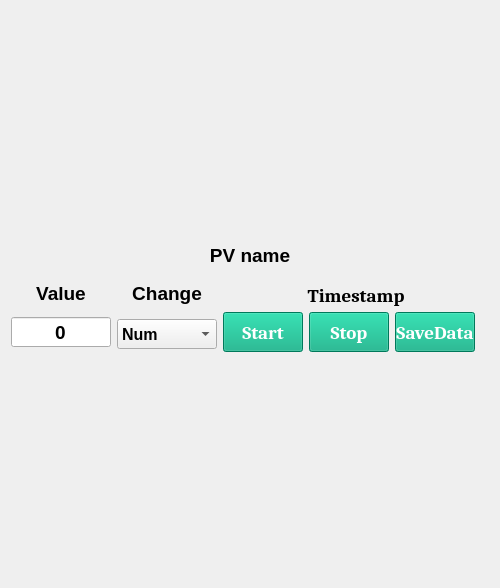
<?xml version="1.0" encoding="UTF-8"?>
<ui version="4.0">
 <class>Form</class>
 <widget class="QWidget" name="Form">
  <property name="geometry">
   <rect>
    <x>0</x>
    <y>0</y>
    <width>500</width>
    <height>588</height>
   </rect>
  </property>
  <property name="minimumSize">
   <size>
    <width>500</width>
    <height>300</height>
   </size>
  </property>
  <property name="windowTitle">
   <string>Form</string>
  </property>
  <layout class="QGridLayout" name="gridLayout">
   <item row="0" column="0">
    <layout class="QVBoxLayout" name="verticalLayout">
     <item>
      <widget class="QLabel" name="PV_name_label">
       <property name="sizePolicy">
        <sizepolicy hsizetype="Expanding" vsizetype="Fixed">
         <horstretch>0</horstretch>
         <verstretch>0</verstretch>
        </sizepolicy>
       </property>
       <property name="minimumSize">
        <size>
         <width>100</width>
         <height>40</height>
        </size>
       </property>
       <property name="maximumSize">
        <size>
         <width>3160</width>
         <height>40</height>
        </size>
       </property>
       <property name="palette">
        <palette>
         <active>
          <colorrole role="WindowText">
           <brush brushstyle="SolidPattern">
            <color alpha="255">
             <red>255</red>
             <green>85</green>
             <blue>0</blue>
            </color>
           </brush>
          </colorrole>
          <colorrole role="Text">
           <brush brushstyle="SolidPattern">
            <color alpha="255">
             <red>255</red>
             <green>85</green>
             <blue>0</blue>
            </color>
           </brush>
          </colorrole>
          <colorrole role="ButtonText">
           <brush brushstyle="SolidPattern">
            <color alpha="255">
             <red>255</red>
             <green>85</green>
             <blue>0</blue>
            </color>
           </brush>
          </colorrole>
          <colorrole role="PlaceholderText">
           <brush brushstyle="NoBrush">
            <color alpha="128">
             <red>255</red>
             <green>85</green>
             <blue>0</blue>
            </color>
           </brush>
          </colorrole>
         </active>
         <inactive>
          <colorrole role="WindowText">
           <brush brushstyle="SolidPattern">
            <color alpha="255">
             <red>0</red>
             <green>0</green>
             <blue>0</blue>
            </color>
           </brush>
          </colorrole>
          <colorrole role="Text">
           <brush brushstyle="SolidPattern">
            <color alpha="255">
             <red>0</red>
             <green>0</green>
             <blue>0</blue>
            </color>
           </brush>
          </colorrole>
          <colorrole role="ButtonText">
           <brush brushstyle="SolidPattern">
            <color alpha="255">
             <red>0</red>
             <green>0</green>
             <blue>0</blue>
            </color>
           </brush>
          </colorrole>
          <colorrole role="PlaceholderText">
           <brush brushstyle="NoBrush">
            <color alpha="128">
             <red>255</red>
             <green>85</green>
             <blue>0</blue>
            </color>
           </brush>
          </colorrole>
         </inactive>
         <disabled>
          <colorrole role="WindowText">
           <brush brushstyle="SolidPattern">
            <color alpha="255">
             <red>120</red>
             <green>120</green>
             <blue>120</blue>
            </color>
           </brush>
          </colorrole>
          <colorrole role="Text">
           <brush brushstyle="SolidPattern">
            <color alpha="255">
             <red>120</red>
             <green>120</green>
             <blue>120</blue>
            </color>
           </brush>
          </colorrole>
          <colorrole role="ButtonText">
           <brush brushstyle="SolidPattern">
            <color alpha="255">
             <red>120</red>
             <green>120</green>
             <blue>120</blue>
            </color>
           </brush>
          </colorrole>
          <colorrole role="PlaceholderText">
           <brush brushstyle="NoBrush">
            <color alpha="128">
             <red>255</red>
             <green>85</green>
             <blue>0</blue>
            </color>
           </brush>
          </colorrole>
         </disabled>
        </palette>
       </property>
       <property name="font">
        <font>
         <family>Arial</family>
         <pointsize>14</pointsize>
         <bold>true</bold>
        </font>
       </property>
       <property name="text">
        <string>PV name</string>
       </property>
       <property name="alignment">
        <set>Qt::AlignCenter</set>
       </property>
      </widget>
     </item>
     <item>
      <layout class="QVBoxLayout" name="verticalLayout_plot"/>
     </item>
     <item>
      <layout class="QHBoxLayout" name="horizontalLayout">
       <item>
        <widget class="QLabel" name="PV_name_label_2">
         <property name="sizePolicy">
          <sizepolicy hsizetype="Expanding" vsizetype="Fixed">
           <horstretch>0</horstretch>
           <verstretch>0</verstretch>
          </sizepolicy>
         </property>
         <property name="minimumSize">
          <size>
           <width>100</width>
           <height>25</height>
          </size>
         </property>
         <property name="maximumSize">
          <size>
           <width>100</width>
           <height>40</height>
          </size>
         </property>
         <property name="palette">
          <palette>
           <active>
            <colorrole role="WindowText">
             <brush brushstyle="SolidPattern">
              <color alpha="255">
               <red>255</red>
               <green>85</green>
               <blue>0</blue>
              </color>
             </brush>
            </colorrole>
            <colorrole role="Text">
             <brush brushstyle="SolidPattern">
              <color alpha="255">
               <red>255</red>
               <green>85</green>
               <blue>0</blue>
              </color>
             </brush>
            </colorrole>
            <colorrole role="ButtonText">
             <brush brushstyle="SolidPattern">
              <color alpha="255">
               <red>255</red>
               <green>85</green>
               <blue>0</blue>
              </color>
             </brush>
            </colorrole>
            <colorrole role="PlaceholderText">
             <brush brushstyle="NoBrush">
              <color alpha="128">
               <red>255</red>
               <green>85</green>
               <blue>0</blue>
              </color>
             </brush>
            </colorrole>
           </active>
           <inactive>
            <colorrole role="WindowText">
             <brush brushstyle="SolidPattern">
              <color alpha="255">
               <red>0</red>
               <green>0</green>
               <blue>0</blue>
              </color>
             </brush>
            </colorrole>
            <colorrole role="Text">
             <brush brushstyle="SolidPattern">
              <color alpha="255">
               <red>0</red>
               <green>0</green>
               <blue>0</blue>
              </color>
             </brush>
            </colorrole>
            <colorrole role="ButtonText">
             <brush brushstyle="SolidPattern">
              <color alpha="255">
               <red>0</red>
               <green>0</green>
               <blue>0</blue>
              </color>
             </brush>
            </colorrole>
            <colorrole role="PlaceholderText">
             <brush brushstyle="NoBrush">
              <color alpha="128">
               <red>255</red>
               <green>85</green>
               <blue>0</blue>
              </color>
             </brush>
            </colorrole>
           </inactive>
           <disabled>
            <colorrole role="WindowText">
             <brush brushstyle="SolidPattern">
              <color alpha="255">
               <red>120</red>
               <green>120</green>
               <blue>120</blue>
              </color>
             </brush>
            </colorrole>
            <colorrole role="Text">
             <brush brushstyle="SolidPattern">
              <color alpha="255">
               <red>120</red>
               <green>120</green>
               <blue>120</blue>
              </color>
             </brush>
            </colorrole>
            <colorrole role="ButtonText">
             <brush brushstyle="SolidPattern">
              <color alpha="255">
               <red>120</red>
               <green>120</green>
               <blue>120</blue>
              </color>
             </brush>
            </colorrole>
            <colorrole role="PlaceholderText">
             <brush brushstyle="NoBrush">
              <color alpha="128">
               <red>255</red>
               <green>85</green>
               <blue>0</blue>
              </color>
             </brush>
            </colorrole>
           </disabled>
          </palette>
         </property>
         <property name="font">
          <font>
           <family>Arial</family>
           <pointsize>14</pointsize>
           <bold>true</bold>
          </font>
         </property>
         <property name="text">
          <string>Value</string>
         </property>
         <property name="alignment">
          <set>Qt::AlignCenter</set>
         </property>
        </widget>
       </item>
       <item>
        <widget class="QLabel" name="PV_name_label_3">
         <property name="sizePolicy">
          <sizepolicy hsizetype="Expanding" vsizetype="Fixed">
           <horstretch>0</horstretch>
           <verstretch>0</verstretch>
          </sizepolicy>
         </property>
         <property name="minimumSize">
          <size>
           <width>100</width>
           <height>25</height>
          </size>
         </property>
         <property name="maximumSize">
          <size>
           <width>100</width>
           <height>40</height>
          </size>
         </property>
         <property name="palette">
          <palette>
           <active>
            <colorrole role="WindowText">
             <brush brushstyle="SolidPattern">
              <color alpha="255">
               <red>255</red>
               <green>85</green>
               <blue>0</blue>
              </color>
             </brush>
            </colorrole>
            <colorrole role="Text">
             <brush brushstyle="SolidPattern">
              <color alpha="255">
               <red>255</red>
               <green>85</green>
               <blue>0</blue>
              </color>
             </brush>
            </colorrole>
            <colorrole role="ButtonText">
             <brush brushstyle="SolidPattern">
              <color alpha="255">
               <red>255</red>
               <green>85</green>
               <blue>0</blue>
              </color>
             </brush>
            </colorrole>
            <colorrole role="PlaceholderText">
             <brush brushstyle="NoBrush">
              <color alpha="128">
               <red>255</red>
               <green>85</green>
               <blue>0</blue>
              </color>
             </brush>
            </colorrole>
           </active>
           <inactive>
            <colorrole role="WindowText">
             <brush brushstyle="SolidPattern">
              <color alpha="255">
               <red>0</red>
               <green>0</green>
               <blue>0</blue>
              </color>
             </brush>
            </colorrole>
            <colorrole role="Text">
             <brush brushstyle="SolidPattern">
              <color alpha="255">
               <red>0</red>
               <green>0</green>
               <blue>0</blue>
              </color>
             </brush>
            </colorrole>
            <colorrole role="ButtonText">
             <brush brushstyle="SolidPattern">
              <color alpha="255">
               <red>0</red>
               <green>0</green>
               <blue>0</blue>
              </color>
             </brush>
            </colorrole>
            <colorrole role="PlaceholderText">
             <brush brushstyle="NoBrush">
              <color alpha="128">
               <red>255</red>
               <green>85</green>
               <blue>0</blue>
              </color>
             </brush>
            </colorrole>
           </inactive>
           <disabled>
            <colorrole role="WindowText">
             <brush brushstyle="SolidPattern">
              <color alpha="255">
               <red>120</red>
               <green>120</green>
               <blue>120</blue>
              </color>
             </brush>
            </colorrole>
            <colorrole role="Text">
             <brush brushstyle="SolidPattern">
              <color alpha="255">
               <red>120</red>
               <green>120</green>
               <blue>120</blue>
              </color>
             </brush>
            </colorrole>
            <colorrole role="ButtonText">
             <brush brushstyle="SolidPattern">
              <color alpha="255">
               <red>120</red>
               <green>120</green>
               <blue>120</blue>
              </color>
             </brush>
            </colorrole>
            <colorrole role="PlaceholderText">
             <brush brushstyle="NoBrush">
              <color alpha="128">
               <red>255</red>
               <green>85</green>
               <blue>0</blue>
              </color>
             </brush>
            </colorrole>
           </disabled>
          </palette>
         </property>
         <property name="font">
          <font>
           <family>Arial</family>
           <pointsize>14</pointsize>
           <bold>true</bold>
          </font>
         </property>
         <property name="text">
          <string>Change</string>
         </property>
         <property name="alignment">
          <set>Qt::AlignCenter</set>
         </property>
        </widget>
       </item>
       <item>
        <widget class="QLabel" name="Time_stamp_label">
         <property name="sizePolicy">
          <sizepolicy hsizetype="Expanding" vsizetype="Fixed">
           <horstretch>0</horstretch>
           <verstretch>0</verstretch>
          </sizepolicy>
         </property>
         <property name="minimumSize">
          <size>
           <width>200</width>
           <height>25</height>
          </size>
         </property>
         <property name="maximumSize">
          <size>
           <width>3160</width>
           <height>20</height>
          </size>
         </property>
         <property name="palette">
          <palette>
           <active>
            <colorrole role="WindowText">
             <brush brushstyle="SolidPattern">
              <color alpha="255">
               <red>0</red>
               <green>170</green>
               <blue>255</blue>
              </color>
             </brush>
            </colorrole>
            <colorrole role="Text">
             <brush brushstyle="SolidPattern">
              <color alpha="255">
               <red>255</red>
               <green>85</green>
               <blue>0</blue>
              </color>
             </brush>
            </colorrole>
            <colorrole role="ButtonText">
             <brush brushstyle="SolidPattern">
              <color alpha="255">
               <red>255</red>
               <green>85</green>
               <blue>0</blue>
              </color>
             </brush>
            </colorrole>
            <colorrole role="PlaceholderText">
             <brush brushstyle="NoBrush">
              <color alpha="128">
               <red>255</red>
               <green>85</green>
               <blue>0</blue>
              </color>
             </brush>
            </colorrole>
           </active>
           <inactive>
            <colorrole role="WindowText">
             <brush brushstyle="SolidPattern">
              <color alpha="255">
               <red>0</red>
               <green>0</green>
               <blue>0</blue>
              </color>
             </brush>
            </colorrole>
            <colorrole role="Text">
             <brush brushstyle="SolidPattern">
              <color alpha="255">
               <red>0</red>
               <green>0</green>
               <blue>0</blue>
              </color>
             </brush>
            </colorrole>
            <colorrole role="ButtonText">
             <brush brushstyle="SolidPattern">
              <color alpha="255">
               <red>0</red>
               <green>0</green>
               <blue>0</blue>
              </color>
             </brush>
            </colorrole>
            <colorrole role="PlaceholderText">
             <brush brushstyle="NoBrush">
              <color alpha="128">
               <red>255</red>
               <green>85</green>
               <blue>0</blue>
              </color>
             </brush>
            </colorrole>
           </inactive>
           <disabled>
            <colorrole role="WindowText">
             <brush brushstyle="SolidPattern">
              <color alpha="255">
               <red>120</red>
               <green>120</green>
               <blue>120</blue>
              </color>
             </brush>
            </colorrole>
            <colorrole role="Text">
             <brush brushstyle="SolidPattern">
              <color alpha="255">
               <red>120</red>
               <green>120</green>
               <blue>120</blue>
              </color>
             </brush>
            </colorrole>
            <colorrole role="ButtonText">
             <brush brushstyle="SolidPattern">
              <color alpha="255">
               <red>120</red>
               <green>120</green>
               <blue>120</blue>
              </color>
             </brush>
            </colorrole>
            <colorrole role="PlaceholderText">
             <brush brushstyle="NoBrush">
              <color alpha="128">
               <red>255</red>
               <green>85</green>
               <blue>0</blue>
              </color>
             </brush>
            </colorrole>
           </disabled>
          </palette>
         </property>
         <property name="font">
          <font>
           <family>Cambria</family>
           <pointsize>14</pointsize>
           <bold>true</bold>
          </font>
         </property>
         <property name="text">
          <string>Timestamp</string>
         </property>
         <property name="alignment">
          <set>Qt::AlignCenter</set>
         </property>
        </widget>
       </item>
      </layout>
     </item>
     <item>
      <layout class="QHBoxLayout" name="horizontalLayout_2">
       <item>
        <widget class="QLineEdit" name="PV_value_input">
         <property name="minimumSize">
          <size>
           <width>100</width>
           <height>30</height>
          </size>
         </property>
         <property name="maximumSize">
          <size>
           <width>100</width>
           <height>30</height>
          </size>
         </property>
         <property name="palette">
          <palette>
           <active>
            <colorrole role="Text">
             <brush brushstyle="SolidPattern">
              <color alpha="255">
               <red>255</red>
               <green>100</green>
               <blue>11</blue>
              </color>
             </brush>
            </colorrole>
            <colorrole role="PlaceholderText">
             <brush brushstyle="SolidPattern">
              <color alpha="128">
               <red>255</red>
               <green>100</green>
               <blue>11</blue>
              </color>
             </brush>
            </colorrole>
           </active>
           <inactive>
            <colorrole role="Text">
             <brush brushstyle="SolidPattern">
              <color alpha="255">
               <red>0</red>
               <green>0</green>
               <blue>0</blue>
              </color>
             </brush>
            </colorrole>
            <colorrole role="PlaceholderText">
             <brush brushstyle="SolidPattern">
              <color alpha="128">
               <red>0</red>
               <green>0</green>
               <blue>0</blue>
              </color>
             </brush>
            </colorrole>
           </inactive>
           <disabled>
            <colorrole role="Text">
             <brush brushstyle="SolidPattern">
              <color alpha="255">
               <red>120</red>
               <green>120</green>
               <blue>120</blue>
              </color>
             </brush>
            </colorrole>
            <colorrole role="PlaceholderText">
             <brush brushstyle="SolidPattern">
              <color alpha="128">
               <red>0</red>
               <green>0</green>
               <blue>0</blue>
              </color>
             </brush>
            </colorrole>
           </disabled>
          </palette>
         </property>
         <property name="font">
          <font>
           <family>Arial</family>
           <pointsize>14</pointsize>
           <bold>true</bold>
          </font>
         </property>
         <property name="text">
          <string>0</string>
         </property>
         <property name="alignment">
          <set>Qt::AlignCenter</set>
         </property>
         <property name="readOnly">
          <bool>true</bool>
         </property>
        </widget>
       </item>
       <item>
        <widget class="QComboBox" name="Y_change_cbx">
         <property name="minimumSize">
          <size>
           <width>100</width>
           <height>30</height>
          </size>
         </property>
         <property name="maximumSize">
          <size>
           <width>16777215</width>
           <height>25</height>
          </size>
         </property>
         <property name="palette">
          <palette>
           <active>
            <colorrole role="Text">
             <brush brushstyle="SolidPattern">
              <color alpha="255">
               <red>0</red>
               <green>170</green>
               <blue>255</blue>
              </color>
             </brush>
            </colorrole>
           </active>
           <inactive>
            <colorrole role="Text">
             <brush brushstyle="SolidPattern">
              <color alpha="255">
               <red>0</red>
               <green>0</green>
               <blue>0</blue>
              </color>
             </brush>
            </colorrole>
           </inactive>
           <disabled>
            <colorrole role="Text">
             <brush brushstyle="SolidPattern">
              <color alpha="255">
               <red>120</red>
               <green>120</green>
               <blue>120</blue>
              </color>
             </brush>
            </colorrole>
           </disabled>
          </palette>
         </property>
         <property name="font">
          <font>
           <family>Arial</family>
           <pointsize>12</pointsize>
           <bold>true</bold>
          </font>
         </property>
         <item>
          <property name="text">
           <string>Num</string>
          </property>
         </item>
         <item>
          <property name="text">
           <string>Timestamp</string>
          </property>
         </item>
        </widget>
       </item>
       <item>
        <widget class="QPushButton" name="Start_monitor_btn">
         <property name="sizePolicy">
          <sizepolicy hsizetype="Fixed" vsizetype="Fixed">
           <horstretch>0</horstretch>
           <verstretch>0</verstretch>
          </sizepolicy>
         </property>
         <property name="minimumSize">
          <size>
           <width>80</width>
           <height>40</height>
          </size>
         </property>
         <property name="maximumSize">
          <size>
           <width>100</width>
           <height>40</height>
          </size>
         </property>
         <property name="font">
          <font>
           <family>Cambria</family>
           <pointsize>14</pointsize>
           <bold>true</bold>
          </font>
         </property>
         <property name="styleSheet">
          <string notr="true">QPushButton{background-color: rgb(0, 170, 127);selection-color: rgb(255, 85, 127);
color: rgb(255, 255, 255);}

QPushButton:hover{background-color:rgb(0, 170, 255);}

QPushButton:pressed{background-color:rgb(255, 91, 58);}</string>
         </property>
         <property name="text">
          <string>Start</string>
         </property>
        </widget>
       </item>
       <item>
        <widget class="QPushButton" name="Stop_monitor_btn">
         <property name="sizePolicy">
          <sizepolicy hsizetype="Fixed" vsizetype="Fixed">
           <horstretch>0</horstretch>
           <verstretch>0</verstretch>
          </sizepolicy>
         </property>
         <property name="minimumSize">
          <size>
           <width>80</width>
           <height>40</height>
          </size>
         </property>
         <property name="maximumSize">
          <size>
           <width>100</width>
           <height>40</height>
          </size>
         </property>
         <property name="font">
          <font>
           <family>Cambria</family>
           <pointsize>14</pointsize>
           <bold>true</bold>
          </font>
         </property>
         <property name="styleSheet">
          <string notr="true">QPushButton{background-color: rgb(0, 170, 127);selection-color: rgb(255, 85, 127);
color: rgb(255, 255, 255);}

QPushButton:hover{background-color:rgb(0, 170, 255);}

QPushButton:pressed{background-color:rgb(255, 91, 58);}</string>
         </property>
         <property name="text">
          <string>Stop</string>
         </property>
        </widget>
       </item>
       <item>
        <widget class="QPushButton" name="Savedata_btn">
         <property name="sizePolicy">
          <sizepolicy hsizetype="Fixed" vsizetype="Fixed">
           <horstretch>0</horstretch>
           <verstretch>0</verstretch>
          </sizepolicy>
         </property>
         <property name="minimumSize">
          <size>
           <width>80</width>
           <height>40</height>
          </size>
         </property>
         <property name="maximumSize">
          <size>
           <width>100</width>
           <height>40</height>
          </size>
         </property>
         <property name="font">
          <font>
           <family>Cambria</family>
           <pointsize>14</pointsize>
           <bold>true</bold>
          </font>
         </property>
         <property name="styleSheet">
          <string notr="true">QPushButton{background-color: rgb(0, 170, 127);selection-color: rgb(255, 85, 127);
color: rgb(255, 255, 255);}

QPushButton:hover{background-color:rgb(0, 170, 255);}

QPushButton:pressed{background-color:rgb(255, 91, 58);}</string>
         </property>
         <property name="text">
          <string>SaveData</string>
         </property>
        </widget>
       </item>
       <item>
        <spacer name="horizontalSpacer">
         <property name="orientation">
          <enum>Qt::Horizontal</enum>
         </property>
         <property name="sizeHint" stdset="0">
          <size>
           <width>40</width>
           <height>20</height>
          </size>
         </property>
        </spacer>
       </item>
      </layout>
     </item>
    </layout>
   </item>
  </layout>
 </widget>
 <resources/>
 <connections/>
</ui>
